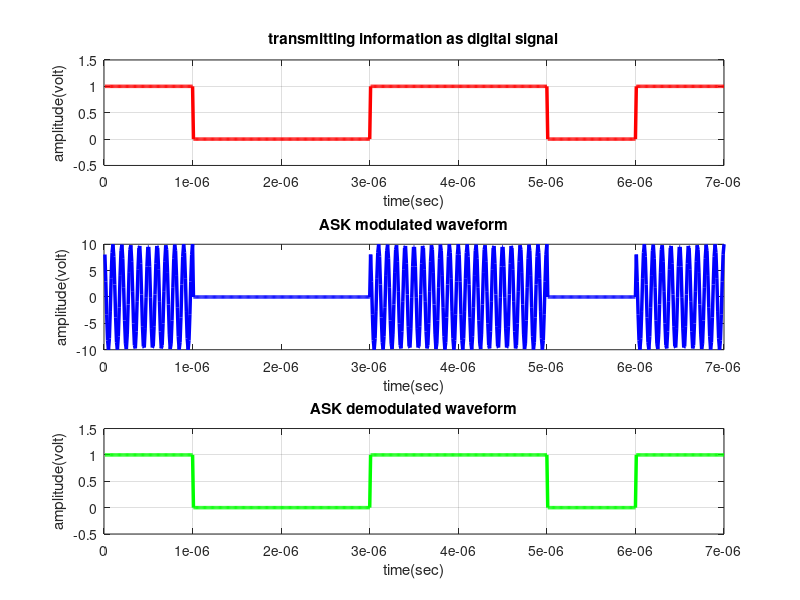

The MATLAB script that drew this image:
clc; clear all; close all;

x=[1 0 0 1 1 0 1];  % Binary Information
bp=0.000001;        % bit period
disp('Binary information at Transmitter :');
disp(x);

%% representation of transmitting binary information as digital signal
bit=[];
for n=1:1:length(x)
    if x(n)==1
        se=ones(1,100);
    elseif x(n)==0
        se=zeros(1,100);
    end
    bit=[bit se];
end

t1=bp/100:bp/100:100*length(x)*(bp/100);
subplot(3,1,1);
plot(t1,bit,'r','linewidth',2.5);
grid on;
axis([0 bp*length(x) -.5 1.5]);
ylabel('amplitude(volt)');
xlabel('time(sec)');
title('transmitting information as digital signal');

%% ASK modulation
A1=10;      % Amplitude of carrier signal for information 1
A2=0;       % Amplitude of carrier signal for information 0
br=1/bp;    % bit rate
f=br*10;    % carrier frequency
t2=bp/99:bp/99:bp;
ss=length(t2);
m=[];
for i=1:1:length(x)
    if x(i)==1
        y=A1*cos(2*pi*f*t2);
    else
        y=A2*cos(2*pi*f*t2);
    end
    m=[m y];
end
t3=bp/99:bp/99:bp*length(x);
subplot(3,1,2);
plot(t3,m,'b','linewidth',2.5);
xlabel('time(sec)');
ylabel('amplitude(volt)');
title('ASK modulated waveform');

%% ASK demodulation
mn=[];
for n=ss:ss:length(m)
    t=bp/99:bp/99:bp;
    y=cos(2*pi*f*t);    % carrier signal
    mm=y.*m((n-(ss-1)):n);
    t4=bp/99:bp/99:bp;
    z=trapz(t4,mm);     % integration
    zz=round((2*z/bp));
    if(zz>5)          % logic level = (A1+A2)/2=5
        a=1;
    else
        a=0;
    end
    mn=[mn a];
end
disp('Binary information at Receiver :');
disp(mn);

%% Representation of binary information as digital signal which achieved after ASK demodulation
bit=[];
for n=1:length(mn)
    if mn(n)==1
        se=ones(1,100);
    else
        se=zeros(1,100);
    end
    bit=[bit se];
end
t4=bp/100:bp/100:100*length(mn)*(bp/100); 
subplot(3,1,3) 
plot(t4,bit,'g','linewidth',2.5); 
grid on;
axis([0 bp*length(mn) -.5 1.5]); 
ylabel('amplitude(volt)'); 
xlabel('time(sec)');
title('ASK demodulated waveform');